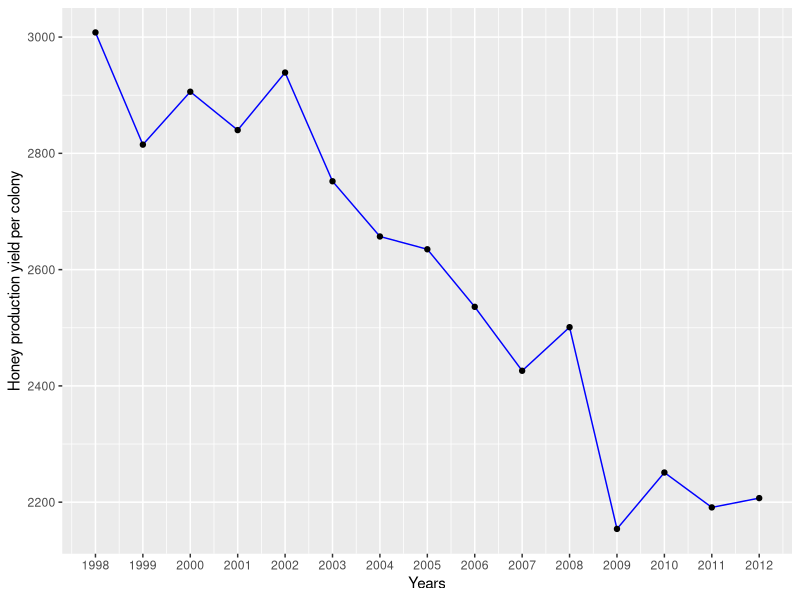
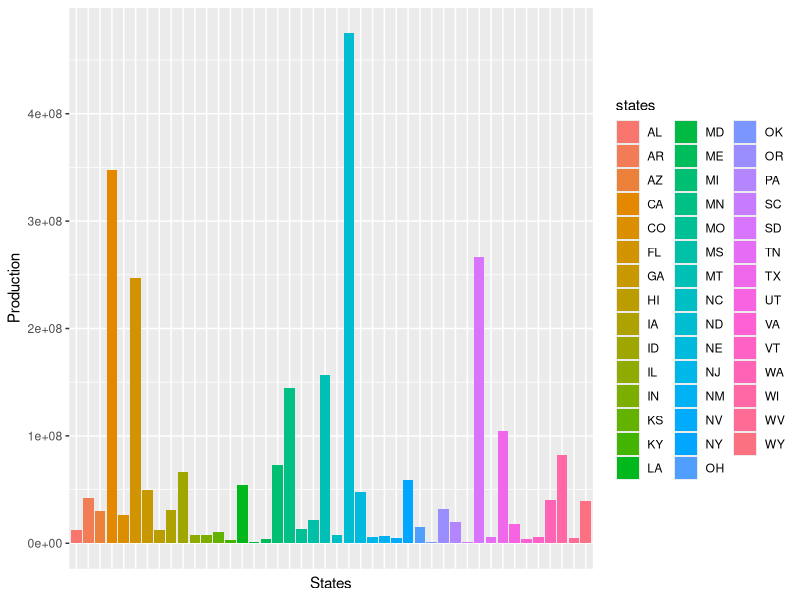
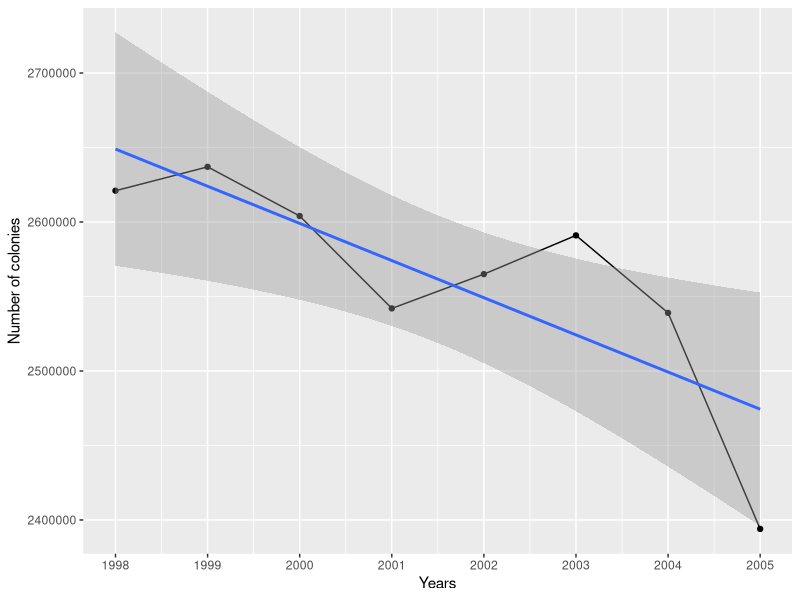
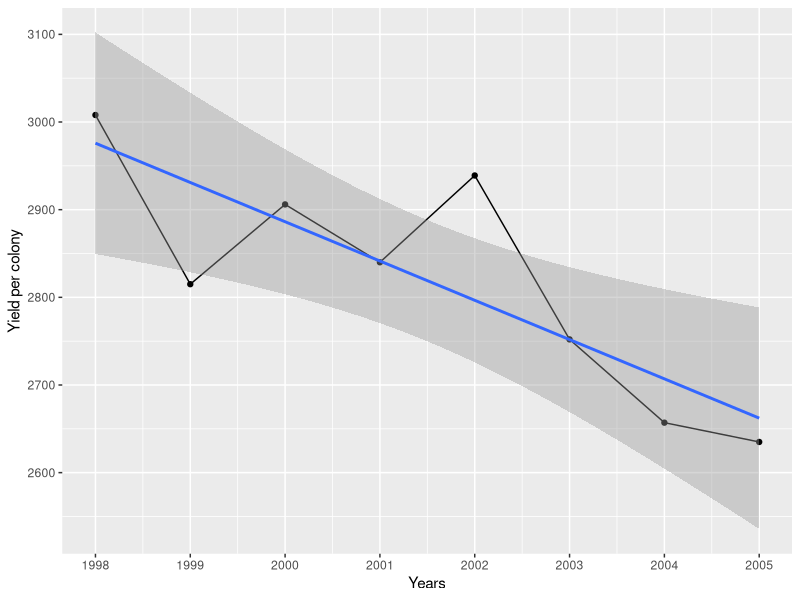
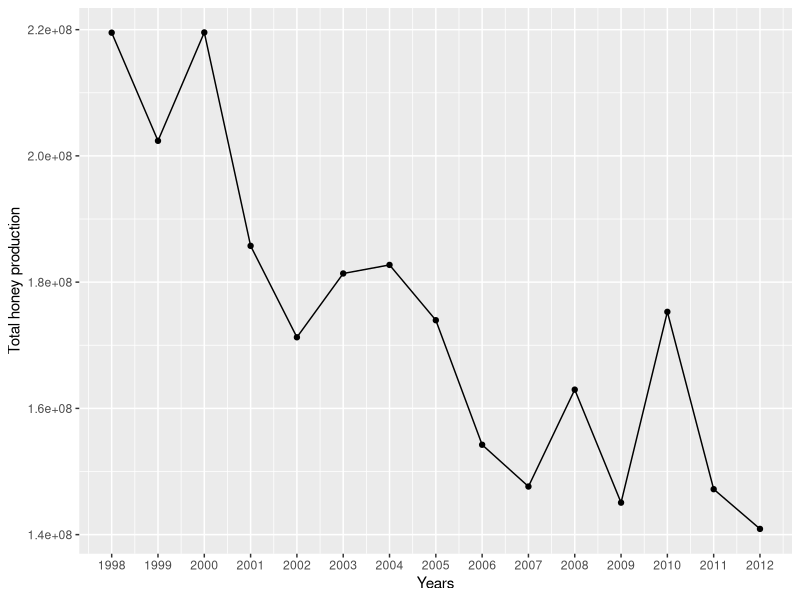
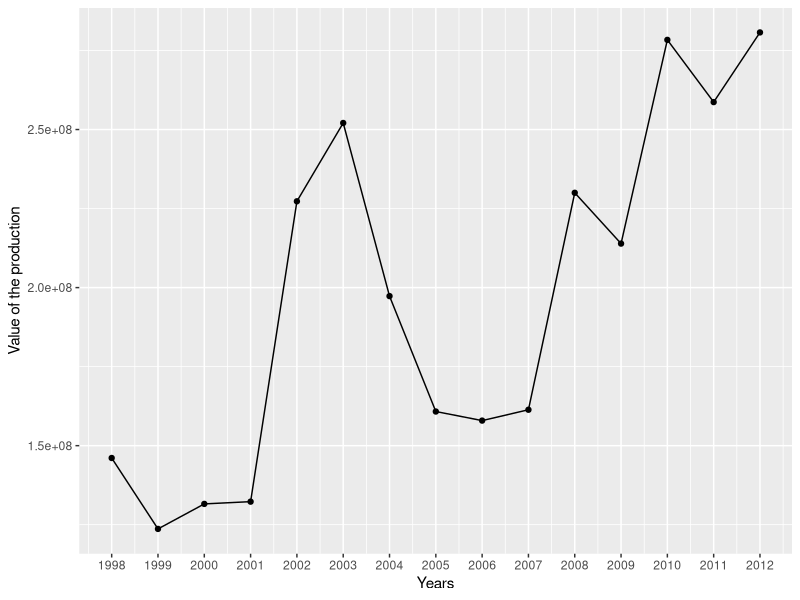
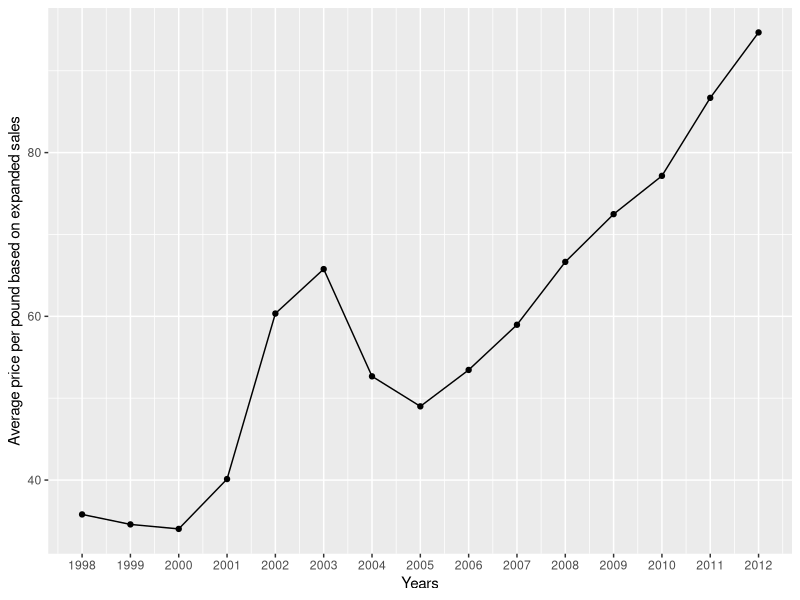

Generate these figures, in order, with R:
## ---- chunk 1
#loading the data set
library(readxl)
require(dplyr)
honeyproduction <- read_excel("honeyproduction.xlsx")
head(honeyproduction)
#dimension of the data
dim(honeyproduction)
#States in US having honey producing colonies
unique(honeyproduction$state)
## ---- chunk 2
#Production yield from year 1998-2012
p=c()
for (i in 1:15) {
 p[i]=sum(filter(honeyproduction,year==1998+(i-1))$yieldpercol) 
}
y=seq(1998,2012,1)
library(ggplot2)
library(scales)
ggplot(NULL,aes(x=y,y=p))+
  geom_line(color="blue")+
  geom_point()+
  xlab("Years")+
  ylab("Honey production yield per colony")+
  scale_x_continuous(breaks = y)
## ---- chunk 3
#Production on different states over years
states=unique(honeyproduction$state)
p1=c()
for (i in 1:length(states)) {
  p1[i]=sum(filter(honeyproduction,state==states[i])$totalprod)
}
#State having the maximum production
states[which.max(p1)]
#State having the minimum production
states[which.min(p1)]
#Visualization of the data
library(ggplot2)
ggplot(NULL,aes(x=states,y=p1,fill=states))+
  geom_bar(stat="identity")+
  ylab("Production")+
  theme(axis.text.x=element_blank(),
        axis.ticks.x=element_blank())+
  xlab("States")
p2=c()
for (i in 1:length(states)) {
  p2[i]=var(filter(honeyproduction,state==states[i])$totalprod)
}
#The most change in honey yield happened in
states[which.max(p2)]
## ---- chunk 4
#Number of colonies for each year from 1998-2005
m1=c()
for (i in 1:8) {
  m1[i]=sum(filter(honeyproduction,year==1998+(i-1))$numcol)
}
Years=seq(1998,2005,1)
ggplot(NULL,aes(x=Years,y=m1))+
  geom_line()+geom_point()+ylab("Number of colonies")+
  scale_x_continuous(breaks = Years)+geom_smooth(method="lm")
#Yield per colony for each year from 1998-2005
m2=c()
for (i in 1:8) {
  m2[i]=sum(filter(honeyproduction,year==1998+(i-1))$yieldpercol)
}
ggplot(NULL,aes(x=Years,y=m2))+
  geom_line()+geom_point()+ylab("Yield per colony")+
  scale_x_continuous(breaks = Years)+geom_smooth(method="lm")
## ---- chunk 5
#Total honey production over different years
n1=c()
for (i in 1:15) {
  n1[i]=sum(filter(honeyproduction,year==1998+(i-1))$totalprod)
}
Years=seq(1998,2012,1)
ggplot(NULL,aes(x=Years,y=n1))+
  geom_line()+geom_point()+ylab("Total honey production")+
  scale_x_continuous(breaks = Years)
n2=c()
for (i in 1:15) {
  n2[i]=sum(filter(honeyproduction,year==1998+(i-1))$prodvalue)
}
ggplot(NULL,aes(x=Years,y=n2))+
  geom_line()+geom_point()+ylab("Value of the production")+
  scale_x_continuous(breaks = Years)

## ---- chunk 6
Years=seq(1998,2012,1)
n3=c()
for (i in 1:15) {
  n3[i]=sum(filter(honeyproduction,year==1998+(i-1))$priceperlb)
}
ggplot(NULL,aes(x=Years,y=n3))+
  geom_line()+geom_point()+ylab("Average price per pound based on expanded sales")+
  scale_x_continuous(breaks = Years)
